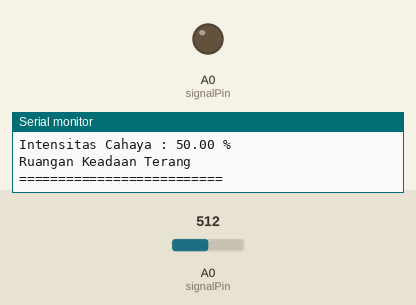
Simulated run of this sketch. Board: Arduino Uno, built with avr-gcc and run on an emulated ATmega328P. Shown: output pins drawn as LEDs (lit = HIGH), the last lines printed to the serial monitor. Inputs (shaded band) come from the test bench; at power-on: A0 (signalPin) = 512.

Above: at 1.8 s.
1.9 s: A0 (signalPin) set to 17
4.2 s: A0 (signalPin) set to 13
At 6.4 s:
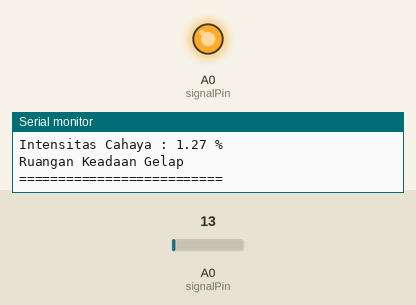
7.5 s: A0 (signalPin) set to 122
At 10.2 s:
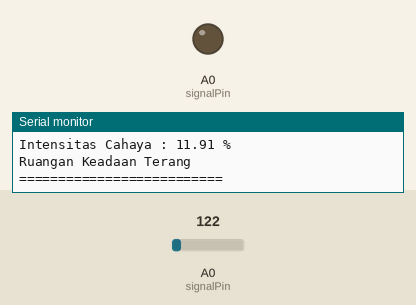
10.5 s: A0 (signalPin) set to 0
At 12.9 s:
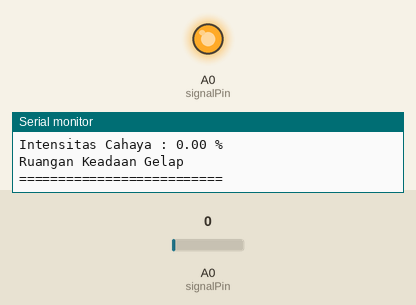
Timing chart, 0 to 14.4 s (numbered marks = the images above; inputs shaded):
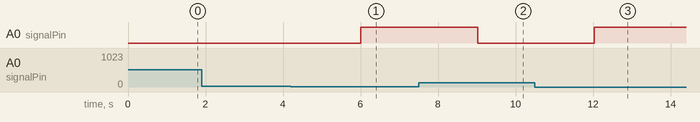

Measured:
- the behaviour switches between 16 and 15 on A0 (signalPin) (found by bisection; images 0 and 1)
- after the input at 4.2 s, A0 (signalPin): LOW → HIGH after 1.8 s
- after the input at 7.5 s, A0 (signalPin): HIGH → LOW after 1.5 s
- after the input at 10.5 s, A0 (signalPin): LOW → HIGH after 1.5 s

The sketch:

deteksilampu.ino
```cpp
int signalPin = 14; //D5
float ldr;
float intensitas;

void setup() {
  Serial.begin(115200);
  pinMode(signalPin,OUTPUT);
  digitalWrite(signalPin,LOW);
}

void loop() {
  ldr = analogRead(A0);
  intensitas = ldr/1024.0*100;
  delay(1000);

  Serial.print("Sensor LDR : ");
  Serial.println(ldr);
  Serial.print("Intensitas Cahaya : ");
  Serial.print(intensitas);
  Serial.println(" %");

  if(intensitas<=1.55){
    digitalWrite(signalPin, HIGH);
    Serial.println("Ruangan Keadaan Gelap");
    Serial.println("==========================");
  }else if(intensitas>1.85){
    digitalWrite(signalPin, LOW);
    Serial.println("Ruangan Keadaan Terang");
    Serial.println("==========================");
  }

}
```
